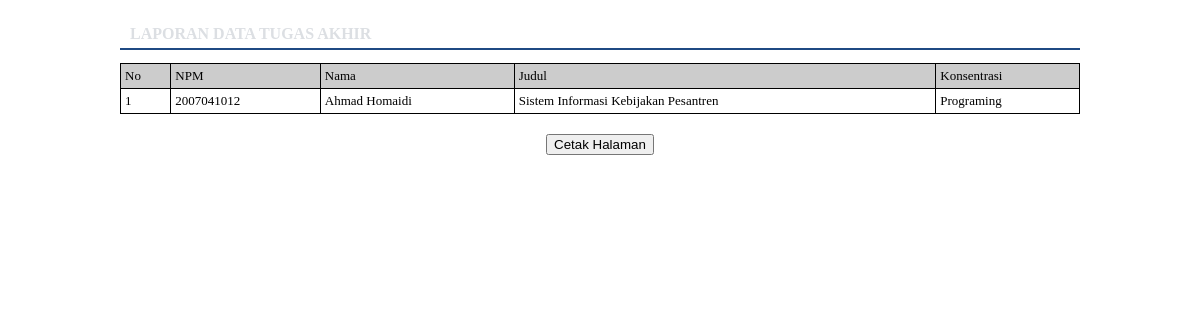
/sp_R3p0t/lap_ta.php, run on the app's committed database.
### tables this page shows
CREATE TABLE IF NOT EXISTS `tb_tugasakhir` (
  `nip` varchar(12) NOT NULL,
  `npm` varchar(10) NOT NULL,
  `kd_jenis` varchar(6) NOT NULL,
  `username` varchar(50) DEFAULT NULL,
  `judul` varchar(100) DEFAULT NULL,
  `thn_lulus` varchar(10) NOT NULL,
  `abstraksi` mediumtext,
  PRIMARY KEY (`nip`,`npm`)
);

CREATE TABLE IF NOT EXISTS `tb_mhs` (
  `npm` varchar(10) NOT NULL,
  `kd_konsentrasi` varchar(6) NOT NULL,
  `nama` varchar(50) DEFAULT NULL,
  `tmp_lhr` varchar(30) DEFAULT NULL,
  `tgl_lhr` date DEFAULT NULL,
  `jk_mhs` enum('L','P') NOT NULL,
  `alamat` varchar(30) DEFAULT NULL,
  `no_telpon` varchar(12) DEFAULT NULL,
  PRIMARY KEY (`npm`)
);

CREATE TABLE IF NOT EXISTS `tb_konsentrasi` (
  `kd_konsentrasi` varchar(6) NOT NULL,
  `konsentrasi` varchar(50) DEFAULT NULL,
  PRIMARY KEY (`kd_konsentrasi`)
);

### sp_R3p0t/lap_ta.php (the view, shortened to what this page needs)
<!DOCTYPE html PUBLIC "-//W3C//DTD XHTML 1.0 Transitional//EN" "http://www.w3.org/TR/xhtml1/DTD/xhtml1-transitional.dtd">
<html xmlns="http://www.w3.org/1999/xhtml">
<head>
<link rel="stylesheet" href="css/print.css" type="text/css"  />
</head>
<body class="body">
<div id="wrapper">
<?php
$tampil=mysql_query("select * from tb_tugasakhir Inner Join tb_mhs
										Inner Join tb_pembimbing
										Inner Join tb_jenis ,
										tb_konsentrasi
										WHERE
										tb_tugasakhir.npm =  tb_mhs.npm AND
										tb_tugasakhir.nip =  tb_pembimbing.nip AND
										tb_tugasakhir.kd_jenis =  tb_jenis.kd_jenis AND
										tb_mhs.kd_konsentrasi =  tb_konsentrasi.kd_konsentrasi ORDER BY tb_tugasakhir.thn_lulus");
	echo "<h2 class='head'>LAPORAN DATA TUGAS AKHIR</h2>
	<table class='tabel'>
	<thead>
  <tr>
	<td>No</td>
    <td>NPM</td>
	<td>Nama </td>
    <td>Judul</td>
	<td>Konsentrasi</td>
  </tr>
  </thead>";
  $no=1;
  while($dt=mysql_fetch_array($tampil)){
  echo "<tr>
	<td>$no</td>
    <td>$dt[npm]</td>
    <td>$dt[nama]</td>
    <td>$dt[judul]</td>
	<td>$dt[konsentrasi]</td>
  </tr>";
  $no++;
  }
echo "
</table>
	";
	?>
	<div style="text-align:center;padding:20px;">
	<input class="noPrint" type="button" value="Cetak Halaman" onclick="window.print()">
	</div>
</div>
</body>
</html>

### sp_R3p0t/css/print.css (style rules this page uses)
.body { margin:0 auto; padding:0; }
#wrapper { max-width: 960px; min-width: 960px; margin:0 auto; margin-bottom:25px; margin-top: 20px; }
.tabel { border-collapse:collapse; margin-top:10px; width:100%; }
.tabel thead { background:#CCCCCC; }
.tabel td { border-collapse:collapse; border:1px solid; padding:4px; font-family: 'IstokWebRegular'; font-size:13px; }
.head { font-family: 'IstokWebRegular'; font-size:16px; border-bottom:2px solid #1f4a83; padding:5px; }
.head { font-family: 'IstokWebRegular'; font-size:16px; border-bottom:2px solid #1f4a83; padding:5px; background:url(../images/header.png) repeat; padding-left: 10px; color:#dcdfe3 ; text-transform:uppercase; }

### data on the page
tb_tugasakhir: tb_mhs.npm "2007041012", tb_mhs.nama "Ahmad Homaidi", judul "Sistem Informasi Kebijakan Pesantren", tb_konsentrasi.konsentrasi "Programing"
